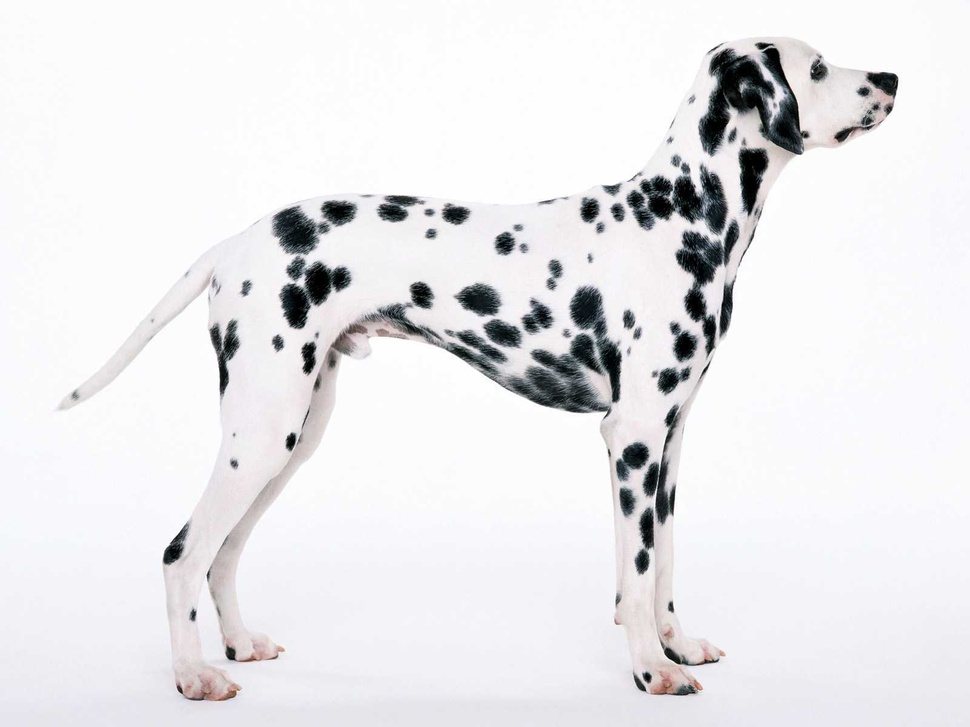
%> input picture Mingze_Sun_Assignment4/Dalmatian.jpg, 970 x 727 px, shrunk from 1600 x 1200 before the run
$ octave --eval "Assignment4_Blob_Detection;"   (GNU Octave 9; MATLAB toolbox functions it lacks are replaced by stand-ins)
%> lines starting %> are read from the running program, lines starting %| are printed output that depends on the picture
### Mingze_Sun_Assignment4/show_all_circles.m
function show_all_circles(I, cx, cy, rad, color, ln_wid)
% I: image on top of which you want to display the circles
% cx, cy: column vectors with x and y coordinates of circle centers
% rad: column vector with radii of circles.
% The sizes of cx, cy, and rad must all be the same
% color: optional parameter specifying the color of the circles
% to be displayed (red by default)
% ln_wid: line width of circles (optional, 1.5 by default
if nargin < 5
color = 'r';
end

if nargin < 6
ln_wid = 1.5;
end
figure;
I = ( I - min(I(:)) )/( max(I(:))-min(I(:)) );
imshow(I); hold on;

theta = 0:0.1:(2*pi+0.1);
cx1 = cx(:,ones(size(theta)));
cy1 = cy(:,ones(size(theta)));
rad1 = rad(:,ones(size(theta)));
theta = theta(ones(size(cx1,1),1),:);
X = cx1+cos(theta).*rad1;
Y = cy1+sin(theta).*rad1;
line(X', Y', 'Color', color, 'LineWidth', ln_wid);

title(sprintf('%d circles', size(cx,1)));
end

### Mingze_Sun_Assignment4/Assignment4_Blob_Detection.m
function Assignment4_Blob_Detection()
  clc,close all

  im = imread('Dalmatian.jpg');
%> im is the input picture: size 727x970x3 uint8; mean R, G, B 232.2, 231.5, 233.7
  im = rgb2gray(im2double(im));
%> im: size 727x970 double
  im = ( im-min(im(:)) )/( max(im(:))-min(im(:)) );
  figure;
  imshow(im);

  % Implement Blob Detector
  sigma_init = 2;
  k = 2^(1/4);
  N = 15;
  scaleSpace = zeros(size(im,1),size(im,2),N);

  for i=1:N
      sigma_n = sigma_init*(k^(i-1));
      filt_size = 2*ceil(3*sigma_n)+1;
      LoG = (sigma_n^2)*fspecial('log',filt_size,sigma_n);
      im2 = imfilter(im,LoG,'replicate');
      imshow(im);
      scaleSpace(:,:,i) = im2.^2;
      maxScaleSpace(:,:,i)=ordfilt2(im2.^2,9,ones(3,3));
  end
%> this loop made 15 passes
%> pass 1, in Assignment4_Blob_Detection, `im2 = imfilter(im,LoG,'replicate');`:
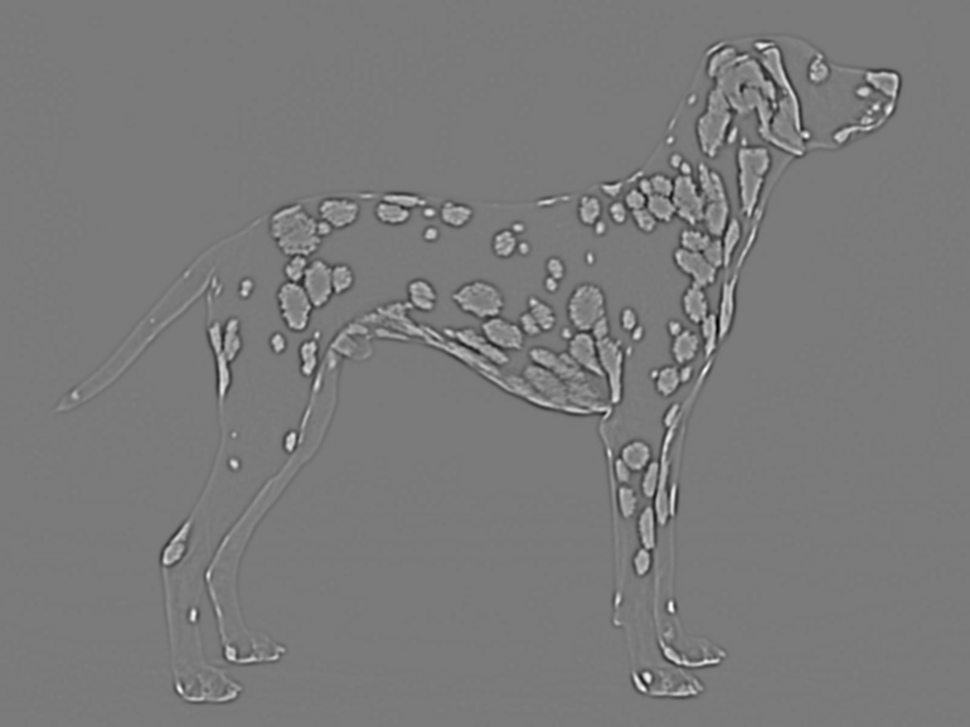
%> im2: size 727x970 double; min -0.353, max 0.379, mean -9.01e-08; drawn with min black and max white
%> pass 3, in Assignment4_Blob_Detection, `im2 = imfilter(im,LoG,'replicate');`:
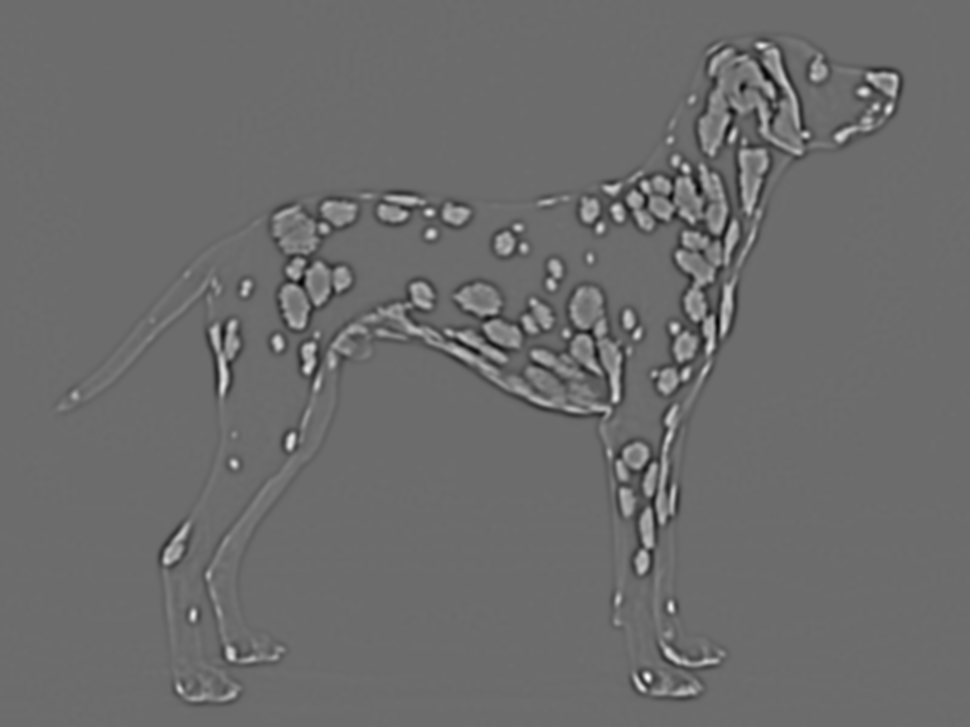
%> im2: size 727x970 double; min -0.354, max 0.476, mean -3.38e-07; drawn with min black and max white
  for j = 1:N
  maxScaleSpace(:,:,j)=max(maxScaleSpace(:,:,max(j-1,1):min(j+1,N)),[],3);
  end
  maxScaleSpace = maxScaleSpace.*(maxScaleSpace == scaleSpace);
  lind = find(maxScaleSpace > 0.20*max(maxScaleSpace(:)));
%> lind = 259 values from 130822 to 10409266
  [r,c,d]=ind2sub(size(maxScaleSpace),lind);
%> r = 259 values, max 691 at index 2, min 46 at index 68, mean 308.1; c = 259 values, max 889 at index 69, min 173 at index 166, mean 591.4; d = 259 values from 1 to 15
  show_all_circles(im,c,r,sqrt(2)*d,'r',1);
%> in show_all_circles, `cx1 = cx(:,ones(size(theta)));`:
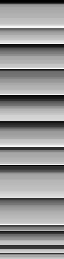
%> cx1: size 259x64 double; min 173, max 889, mean 591.4; drawn with min black and max white
%> in show_all_circles, `cy1 = cy(:,ones(size(theta)));`:
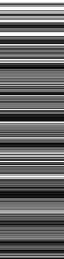
%> cy1: size 259x64 double; min 46, max 691, mean 308.1; drawn with min black and max white
%> in show_all_circles, `rad1 = rad(:,ones(size(theta)));`:
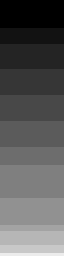
%> rad1: size 259x64 double; min 1.41, max 21.21, mean 8.5; drawn with min black and max white
%> `Assignment4_Blob_Detection;`:
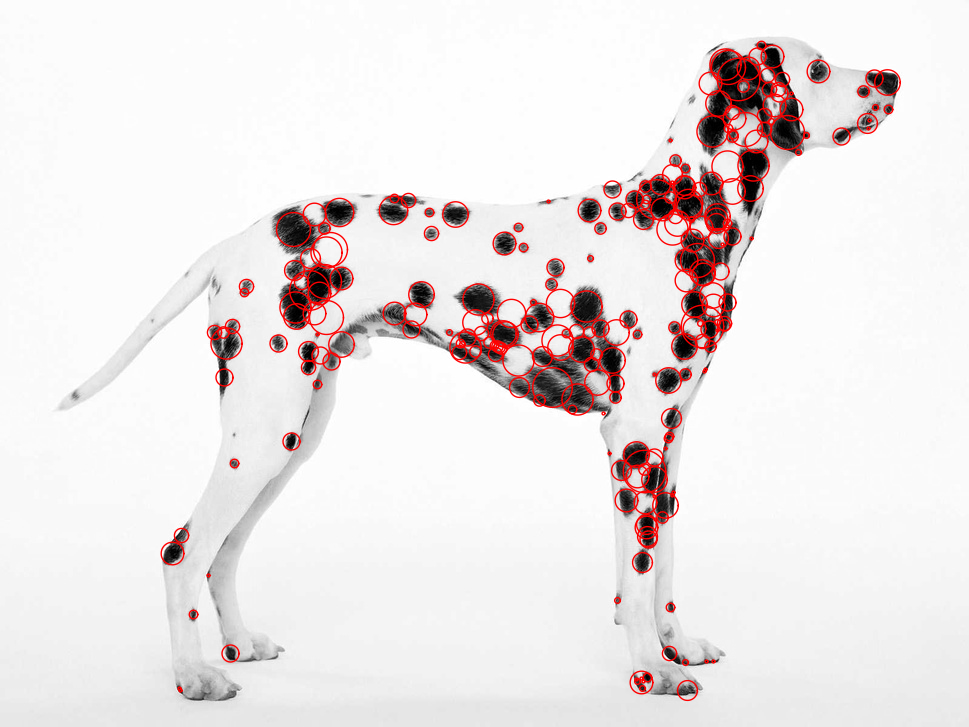
%> figure redrawn from the program's plot data; its title reads '259 circles'
end
